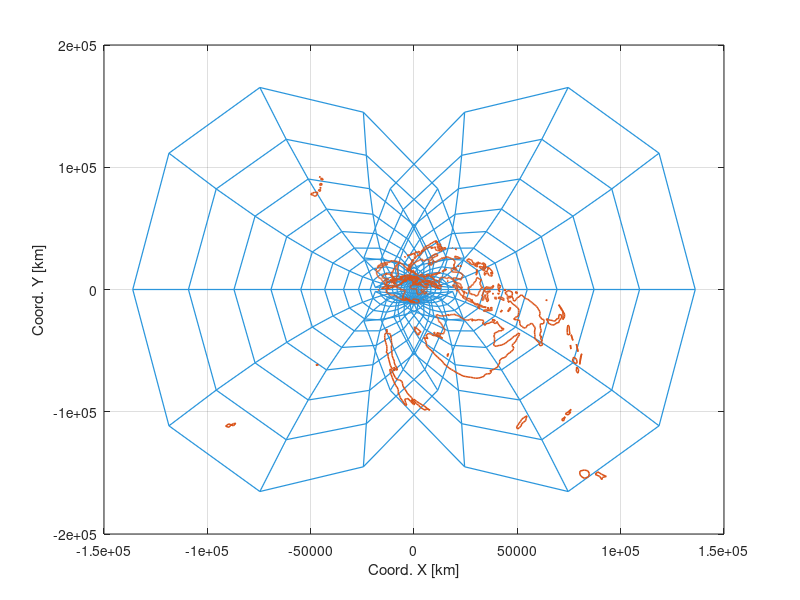

The MATLAB script that drew this image:
% Projeção Transversa de Mercator
clc
clear all
close all

%Lon0:       Longitude do centro da projeção (meridiano central)
%Lat0:       Latitude média ou latitude escolhida como origem do sistema de
             %coordenadas retangulares da projeção
%Lat1, Lat2: Paralelos padrão
%h:          Fator de escala relativo ao longo dos meridianos
%k:          Fator de escala relativo ao longo dos paralelos
%w:          Máxima deformação angular num dado ponto da projeção
%X, Y:       Coordenadas retangulares da projeção
%R:          Raio da esfera de referência (km)

load('meridians_and_parallels.mat');
load('world_lon_lat.mat');
%carrega as variáveis com lon na primeira coluna e lat na segunda

Lon_mp = meridians_and_parallels(:,1);
Lat_mp = meridians_and_parallels(:,2);
Lon_wo = world_lon_lat(:,1);
Lat_wo = world_lon_lat(:,2);

%Limitando os dados em latitude e longitude
%{
limiteLat = 90;
limiteLon = 60;
Lat_wo(abs(Lat_wo) > limiteLat) = NaN;
Lon_wo(Lon_wo < -120) = NaN;
Lon_wo(Lon_wo > 0) = NaN;
Lat_mp(abs(Lat_mp) > limiteLat) = NaN;
Lon_mp(Lon_mp < -127) = NaN;
Lon_mp(Lon_mp > 5) = NaN;
%}
%figure,plot(Lon_mp,Lat_mp);
Lon0 = deg2rad(0);%Greenwich era -60
Lat0 = deg2rad(0);
Lat1 = deg2rad(0);%Equador

%Cálculo das coordenadas [X Y]. Assumindo elipsoide grs80
%Convertendo em radianos
Lon_mp = deg2rad(Lon_mp);
Lat_mp = deg2rad(Lat_mp);
Lon_wo = deg2rad(Lon_wo);
Lat_wo = deg2rad(Lat_wo);

% Parâmetros GRS80 
a  = 6378137/1000;%km
e2 = 0.00669437999015;
e  = sqrt(e2);
%================================= MERIDIANOS E PARALELOS =====================
%Cálculo das quantidades intermediárias para meridianos e paralelos
e2l = e2 / (1 - e2);%e2l = e2 linha = segunda excentricidade
N   = a ./ sqrt(1 - e2 * sin(Lat_mp).^2);
T   = tan(Lat_mp).^2;
C   = e2l * cos(Lat_mp).^2;
A   = (Lon_mp - Lon0) .* cos(Lat_mp);

%Usando auxiliares no cálculo de M
aux1 = 1 - (e2 / 4) - (3 * e^4 / 64) - (5 * e^6 / 256);
aux2 = (3 * e2 / 8) + (3 * e^4 / 32) + (45 * e^6 / 1024);
aux3 = (15 * e^4 / 256) + (45 * e^6 / 1024);
aux4 = 35 * e^6 / 3072;

%Calculando M(Lat)
M = a * (aux1 * Lat_mp - aux2 * sin(2 * Lat_mp) + aux3 * sin(4 * Lat_mp) - aux4 * sin(6 * Lat_mp));

%Calculando M(Lat0)
M0 = a * (aux1 * Lat0 - aux2 * sin(2 * Lat0) + aux3 * sin(4 * Lat0) - aux4 * sin(6 * Lat0)); 

%Cálculo de X
%Usando valores auxiliares (p)
p1 = 1 - T + C;
p2 = 5 - (18 * T) + T.^2 + (72 * C) - (58 * e2l);

X_mp  = N .* (A + p1 .* A.^3 / 6 + p2 .* A.^5 / 120);

%Cálculo de Y
%Usando valores auxiliares (q)
q1 = N .* tan(Lat_mp);
q2 = 5 - T + 9 * C + 4 * C.^2;
q3 = 61 - 58 * T + T.^2 + 600 * C - 330 * e2l;

Y_mp = M - M0 + q1 .* (A.^2 / 2 + q2 .* A.^4 / 24 + q3 .* A.^6 / 720);

%Fator de escala
r1 = 1 + C;
r2 = 5 - 4 * T + 42 * C + 13 * C.^2 - 28 * e2l;
r3 = 61 - 148 * T + 16 * T.^2;

%======================== CONTINENTES ========================================
%Cálculo das quantidades intermediárias para continentes
e2l = e2 / (1 - e2);%e2l = e2 linha = segunda excentricidade
N   = a ./ sqrt(1 - e2 * sin(Lat_wo).^2);
T   = tan(Lat_wo).^2;
C   = e2l * cos(Lat_wo).^2;
A   = (Lon_wo - Lon0) .* cos(Lat_wo);

%Usando auxiliares no cálculo de M
aux1 = 1 - (e2 / 4) - (3 * e^4 / 64) - (5 * e^6 / 256);
aux2 = (3 * e2 / 8) + (3 * e^4 / 32) + (45 * e^6 / 1024);
aux3 = (15 * e^4 / 256) + (45 * e^6 / 1024);
aux4 = 35 * e^6 / 3072;

%Calculando M(Lat)
M = a * (aux1 * Lat_wo - aux2 * sin(2 * Lat_wo) + aux3 * sin(4 * Lat_wo) - aux4 * sin(6 * Lat_wo));

%Calculando M(Lat0)
M0 = a * (aux1 * Lat0 - aux2 * sin(2 * Lat0) + aux3 * sin(4 * Lat0) - aux4 * sin(6 * Lat0)); 

%Cálculo de X
%Usando valores auxiliares (p)
p1 = 1 - T + C;
p2 = 5 - (18 * T) + T.^2 + (72 * C) - (58 * e2l);

X_wo  = N .* (A + p1 .* A.^3 / 6 + p2 .* A.^5 / 120);

%Cálculo de Y
%Usando valores auxiliares (q)
q1 = N .* tan(Lat_wo);
q2 = 5 - T + 9 * C + 4 * C.^2;
q3 = 61 - 58 * T + T.^2 + 600 * C - 330 * e2l;

Y_wo = M - M0 + q1 .* (A.^2 / 2 + q2 .* A.^4 / 24 + q3 .* A.^6 / 720);

%Fator de escala
r1 = 1 + C;
r2 = 5 - 4 * T + 42 * C + 13 * C.^2 - 28 * e2l;
r3 = 61 - 148 * T + 16 * T.^2;

%Plotando em coordenadas da projeção
figure,plot(X_mp,Y_mp,'LineWidth',0.9,'color',[43/255 150/255 220/255]);
hold on;grid on;
plot(X_wo,Y_wo,'LineWidth',1.1);
xlabel('Coord. X [km]'),ylabel('Coord. Y [km]');
%xlim([-8500 8500]);ylim([-10000 10000]);
set(gca,'FontSize',10);